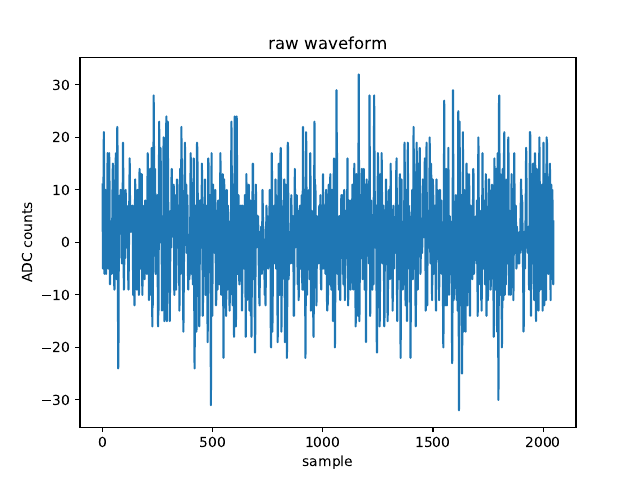

Python code for this plot:
import argparse
import os
import numpy as np
import matplotlib.pyplot as plt

import mattak.Dataset

if __name__ == '__main__':

    parser = argparse.ArgumentParser(prog = '%(prog)s')
    parser.add_argument("-d", "--data_path",
                        default = None)
    parser.add_argument('-s', "--station",
                        type = int)
    parser.add_argument("-r", "--run",
                        type = int)
    parser.add_argument('-e', "--event",
                        type = int, default = 0)
    parser.add_argument("-c", "--channel",
                        type = int, default = 0)
    args = parser.parse_args()

    ds = mattak.Dataset.Dataset(station = args.station, run = args.run, data_path = args.data_path,  backend = "pyroot", verbose = True)
    ds.setEntries(args.event)
    print(f"dataset contains {ds.N()} entries")

    wfs = ds.wfs()
    print(f"shape of wfs is {wfs.shape}")

    plt.plot(wfs[args.channel])
    plt.xlabel("sample")
    plt.ylabel("ADC counts")
    plt.title("raw waveform")

    dir = os.path.dirname(__file__)
    plt.savefig(f'{dir}/test_event.pdf')
